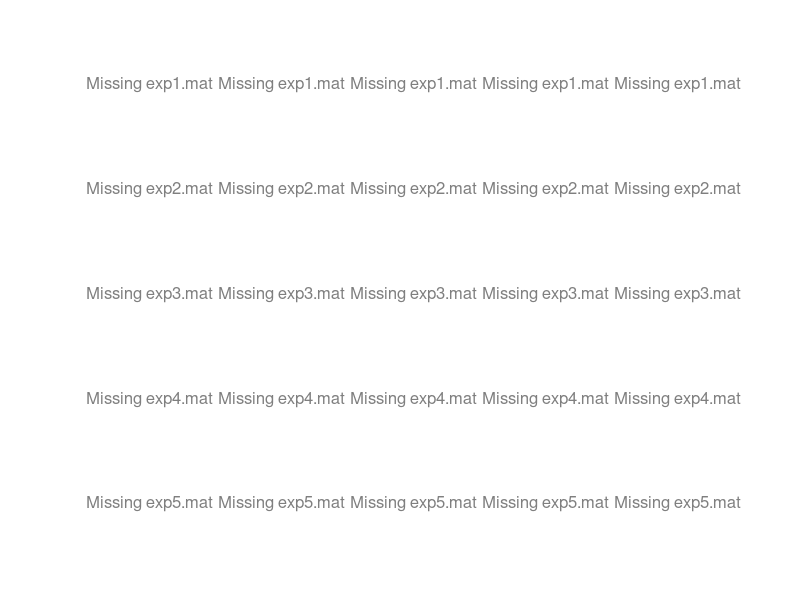

This chart was generated by the following MATLAB code:
%% analyze_multiple_experiments.m
% =========================================================================
%   POST-PROCESSING TOOL: MULTI-EXPERIMENT ANALYSIS & PERFORMANCE METRICS
% =========================================================================
%   - Loads up to 5 experimental data files (exp1.mat, exp2.mat, etc.).
%   - Calculates control metrics: Overshoot, Settling Time, Steady-State Error.
%   - Generates a 5x5 grid comparison (5 rows for experiments, 5 columns for metrics).
%   - Uses a uniform, premium color palette for each variable.
%   - Prints a structured comparison table in the MATLAB Command Window.
% =========================================================================

clear; clc; close all;

% List of experiment files
exp_files = {'exp1.mat', 'exp2.mat', 'exp3.mat', 'exp4.mat', 'exp5.mat'};
num_exp = length(exp_files);

% Preallocate arrays for metrics table
metrics_overshoot_deg = zeros(num_exp, 1);
metrics_overshoot_pct = zeros(num_exp, 1);
metrics_settling_time = zeros(num_exp, 1);
metrics_steady_state_error = zeros(num_exp, 1);
metrics_active = false(num_exp, 1);

% Colors for consistent plotting (Premium Dark Theme)
color_omega = [0.00 0.80 0.80];       % Turquoise (Angular velocity)
color_pwm   = [1.00 0.55 0.15];       % Orange (Commanded Motor PWM)
color_theta = [0.50 0.40 0.85];       % Midnight Purple (Absolute Heading)
color_error = [0.95 0.35 0.65];       % Magenta (Pointing Error)
color_bar   = [0.20 0.70 1.00];       % Cyan (Performance Metrics)

% Create Figure for 5x5 grid
fig = figure('Color', 'k', 'Name', 'CubeSat Multi-Experiment Analysis Grid', 'Position', [50, 50, 1500, 950]);

for i = 1:num_exp
    file_name = exp_files{i};
    
    % Check if file exists
    if ~exist(file_name, 'file')
        % Plot placeholder message if experiment file is missing
        for col = 1:5
            subplot(5, 5, (i-1)*5 + col);
            text(0.5, 0.5, ['Missing ' file_name], 'Color', [0.5 0.5 0.5], 'HorizontalAlignment', 'center', 'FontSize', 12);
            axis off;
            set(gca, 'Color', 'k');
        end
        continue;
    end
    
    metrics_active(i) = true;
    
    % Load variables: history_time, history_theta, history_omega, history_tau, theta_ref_deg
    load(file_name);
    
    % Ensure data arrays are present
    if ~exist('history_time', 'var') || ~exist('history_theta', 'var') || ...
       ~exist('history_omega', 'var') || ~exist('history_tau', 'var') || ~exist('theta_ref_deg', 'var')
        warning('File %s is missing required variables.', file_name);
        continue;
    end
    
    % Extract arrays
    t = history_time;
    theta = history_theta;      % in degrees
    omega = history_omega;      % in deg/s
    tau = history_tau;          % in Nm
    theta_ref = theta_ref_deg;  % in degrees
    
    % Scale control torque to Motor PWM (from -1023 to 1023)
    tau_max = 0.002;
    pwm = (tau / tau_max) * 1023;
    pwm = max(min(pwm, 1023), -1023);
    
    % Calculate pointing error in degrees (shortest path)
    error_deg = zeros(length(theta), 1);
    for k = 1:length(theta)
        error_deg(k) = rad2deg(wrapToPi(deg2rad(theta(k) - theta_ref)));
    end
    
    % --- PERFORMANCE METRICS CALCULATIONS ---
    theta0 = theta(1);
    step_size = abs(theta_ref - theta0);
    
    % 1) Steady-State Error: average error over final 10% of time
    num_samples = length(t);
    last_samples = round(0.1 * num_samples);
    ss_error = mean(abs(error_deg(end-last_samples:end)));
    metrics_steady_state_error(i) = ss_error;
    
    % 2) Overshoot
    step_dir = sign(theta_ref - theta0);
    peak_val = max(step_dir * theta);
    overshoot_deg = max(0, peak_val - step_dir * theta_ref);
    metrics_overshoot_deg(i) = overshoot_deg;
    if step_size > 0
        metrics_overshoot_pct(i) = (overshoot_deg / step_size) * 100;
    else
        metrics_overshoot_pct(i) = 0;
    end
    
    % 3) Settling Time: time to enter and stay within 2% band of step size (min 0.5 degrees)
    settling_band = max(0.02 * step_size, 0.5);
    idx_outside = find(abs(error_deg) > settling_band, 1, 'last');
    if isempty(idx_outside)
        s_time = 0;
    else
        s_time = t(idx_outside);
    end
    metrics_settling_time(i) = s_time;
    
    % --- PLOTTING 5 SUBPLOTS FOR EXPERIMENT i (ROW i) ---
    
    % 1. Spacecraft Angular Velocity (Col 1)
    ax = subplot(5, 5, (i-1)*5 + 1);
    plot(t, omega, 'Color', color_omega, 'LineWidth', 1.8);
    grid on;
    ylabel(['Exp ' num2str(i) ' [\omega_z]'], 'Color', 'w', 'FontWeight', 'bold');
    if i == 1, title('Body Rate \omega_z [deg/s]', 'Color', 'w', 'FontSize', 10); end
    if i == 5, xlabel('Time [s]', 'Color', 'w'); end
    
    % 2. Commanded Motor PWM (Col 2)
    subplot(5, 5, (i-1)*5 + 2);
    plot(t, pwm, 'Color', color_pwm, 'LineWidth', 1.8);
    grid on;
    ylim([-1100 1100]);
    if i == 1, title('Commanded PWM [Units]', 'Color', 'w', 'FontSize', 10); end
    if i == 5, xlabel('Time [s]', 'Color', 'w'); end
    
    % 3. Absolute Heading (Col 3)
    subplot(5, 5, (i-1)*5 + 3);
    plot(t, theta, 'Color', color_theta, 'LineWidth', 1.8); hold on;
    yline(theta_ref, 'w:', 'LineWidth', 1.2);
    grid on;
    if i == 1, title('Absolute Heading \theta_z [deg]', 'Color', 'w', 'FontSize', 10); end
    if i == 5, xlabel('Time [s]', 'Color', 'w'); end
    
    % 4. Pointing Error (Col 4)
    subplot(5, 5, (i-1)*5 + 4);
    plot(t, error_deg, 'Color', color_error, 'LineWidth', 1.8);
    grid on;
    if i == 1, title('Pointing Error [deg]', 'Color', 'w', 'FontSize', 10); end
    if i == 5, xlabel('Time [s]', 'Color', 'w'); end
    
    % 5. Performance Metrics Bar Chart (Col 5)
    subplot(5, 5, (i-1)*5 + 5);
    y_values = [s_time, overshoot_deg, ss_error];
    b = bar(y_values, 'FaceColor', color_bar, 'EdgeColor', 'none', 'BarWidth', 0.5);
    set(gca, 'XTickLabel', {'T_s [s]', 'Overshoot [°]', 'SS Err [°]'});
    grid on;
    if i == 1, title('Metrics Summary', 'Color', 'w', 'FontSize', 10); end
    
    % Set text values above bars for clarity
    for col_bar_idx = 1:length(y_values)
        text(col_bar_idx, y_values(col_bar_idx) + (max(y_values)*0.05), ...
             sprintf('%.2f', y_values(col_bar_idx)), ...
             'Color', 'w', 'HorizontalAlignment', 'center', 'FontSize', 8);
    end
    
    % Style configuration for modern axes look (Dark theme)
    for col = 1:5
        ax_curr = subplot(5, 5, (i-1)*5 + col);
        set(ax_curr, 'Color', 'k', ...
                     'XColor', 'w', ...
                     'YColor', 'w', ...
                     'GridColor', [0.5 0.5 0.5], ...
                     'GridAlpha', 0.25, ...
                     'FontSize', 9);
    end
end

% Save high-resolution comparative grid plot
saveas(fig, 'Multi_Experiment_Comparison.png');
fprintf('[+] Comparative grid plot successfully saved to "Multi_Experiment_Comparison.png".\n\n');

% --- DISPLAY STRUCTURED PERFORMANCE TABLE ---
fprintf('=========================================================================================\n');
fprintf('                             MULTI-EXPERIMENT PERFORMANCE ANALYSIS TABLE                 \n');
fprintf('=========================================================================================\n');
fprintf('  Experiment    |  Settling Time (Ts) |  Overshoot (deg)  |  Overshoot (%%)  |  SS Error (deg)\n');
fprintf('-----------------------------------------------------------------------------------------\n');
for i = 1:num_exp
    if metrics_active(i)
        fprintf('  Experiment %d  |      %6.2f s        |      %6.2f°       |     %6.1f%%      |     %6.4f°\n', ...
                i, metrics_settling_time(i), metrics_overshoot_deg(i), metrics_overshoot_pct(i), metrics_steady_state_error(i));
    else
        fprintf('  Experiment %d  |      [NO DATA]      |      [NO DATA]    |     [NO DATA]    |     [NO DATA]\n', i);
    end
end
fprintf('=========================================================================================\n\n');

% Save metrics to a file for table generation in Word/Excel
save('experiments_performance_summary.mat', 'metrics_settling_time', 'metrics_overshoot_deg', 'metrics_overshoot_pct', 'metrics_steady_state_error');
fprintf('[+] Metrics summary exported to "experiments_performance_summary.mat".\n');
